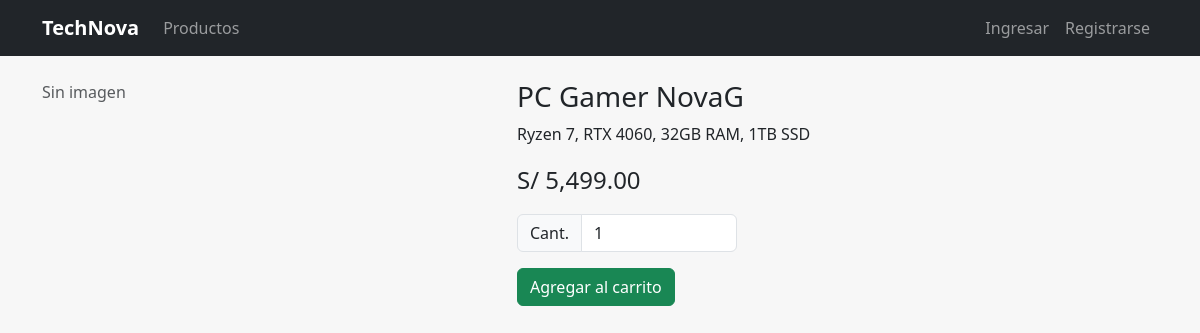
Screenshot of /public/product.php?id=2 with the database file from the repository.
### tables this page shows
CREATE TABLE IF NOT EXISTS productos(
  id INT AUTO_INCREMENT PRIMARY KEY,
  nombre VARCHAR(140) NOT NULL,
  descripcion TEXT,
  precio DECIMAL(10,2) NOT NULL DEFAULT 0,
  stock INT NOT NULL DEFAULT 0,
  imagen VARCHAR(255) DEFAULT NULL
);

### public/product.php (the view, shortened to what this page needs)
<?php
require_once __DIR__ . '/../config/db.php';
include __DIR__ . '/../includes/header.php';
$id = intval($_GET['id'] ?? 0);
$stmt = $pdo->prepare("SELECT * FROM productos WHERE id=?");
$stmt->execute([$id]);
$p = $stmt->fetch();
?>
<div class="row">
  <div class="col-md-5">
      <?php if (!empty($p['imagen'])): ?>
      <img src="../uploads/<?= htmlspecialchars($p['imagen']) ?>" class="img-fluid" alt="producto">
        <?php else: ?>
          <span class="text-muted">Sin imagen</span>
        <?php endif; ?>
  </div>
  <div class="col-md-7">
    <h3><?=htmlspecialchars($p['nombre'])?></h3>
    <p><?=nl2br(htmlspecialchars($p['descripcion']))?></p>
    <p class="fs-4">S/ <?=number_format($p['precio'],2)?></p>
    <form method="post" action="add_to_cart.php">
      <div class="input-group mb-3" style="max-width:220px;">
        <span class="input-group-text">Cant.</span>
        <input type="number" class="form-control" min="1" value="1" name="cantidad">
      </div>
      <button class="btn btn-success">Agregar al carrito</button>
    </form>
  </div>
</div>
<?php include __DIR__ . '/../includes/footer.php'; ?>

### public/assets/css/styles.css (style rules this page uses)
body { background:#f7f7f7; }

### rows the page displays
productos: nombre "PC Gamer NovaG", descripcion "Ryzen 7, RTX 4060, 32GB RAM, 1TB SSD", precio "5,499.00"
